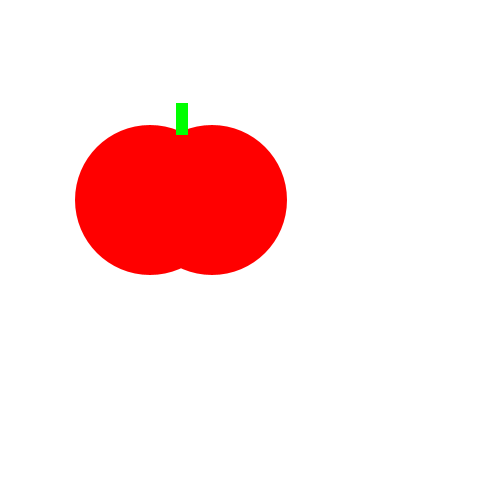
Frame 1 (no input)
Frame 60 (the mouse pressed at the canvas centre just before this capture): identical to frame 1, image omitted
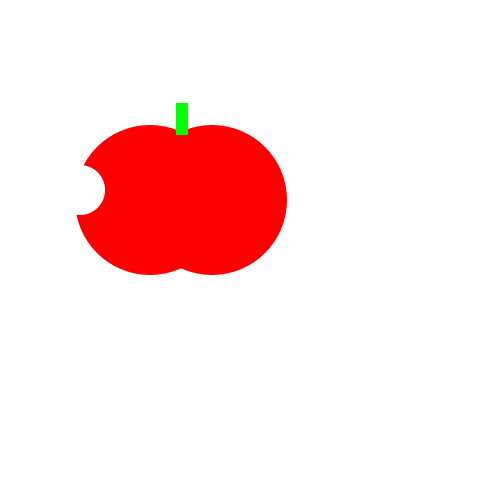
Frame 120 (the mouse held since frame 60 and released just before this capture)

The Processing sketch that drew these frames (run headless with seeded random() and noise(); from frame 60 on, the mouse is pressed at the canvas centre):

// Processing sketch: tasty_tomato
// ── tasty_tomato.pde
void setup() {
    size(500, 500);
}
void draw() {
    background(255, 255, 255);
    noStroke();
    fill(255,0,0);
    ellipse(150, 200, 150, 150);
    ellipse(212, 200, 150, 150);
    fill(0,255,0);
    rect(176, 103, 12, 32);
    if(mousePressed){
       fill(255,255,255);
       ellipse(80,190,50,50);
    }
}
